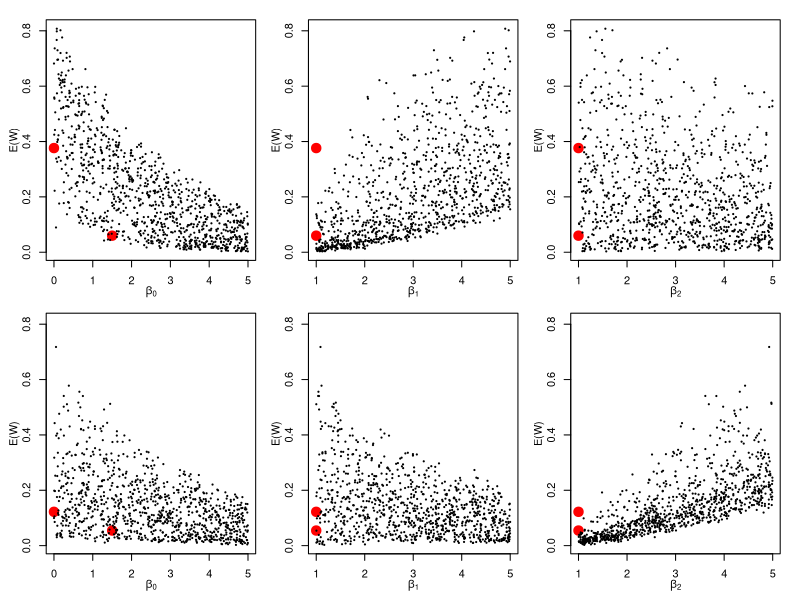
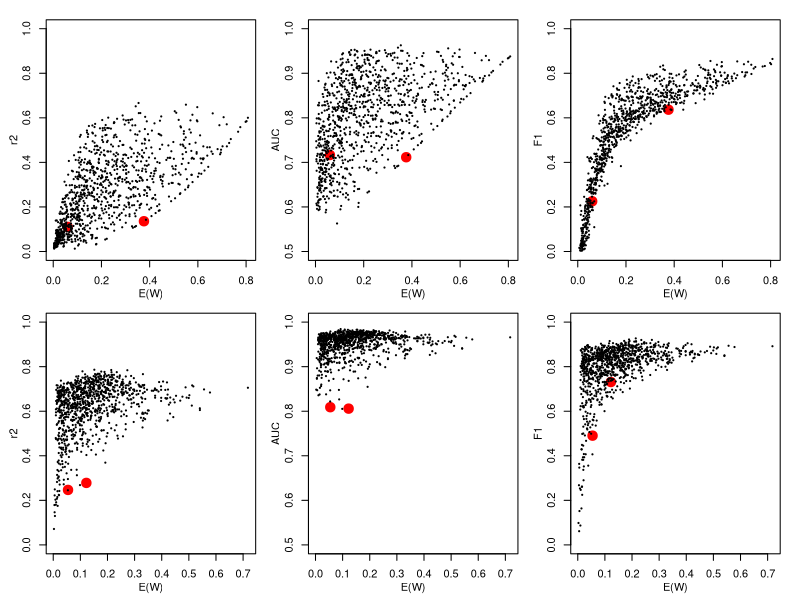
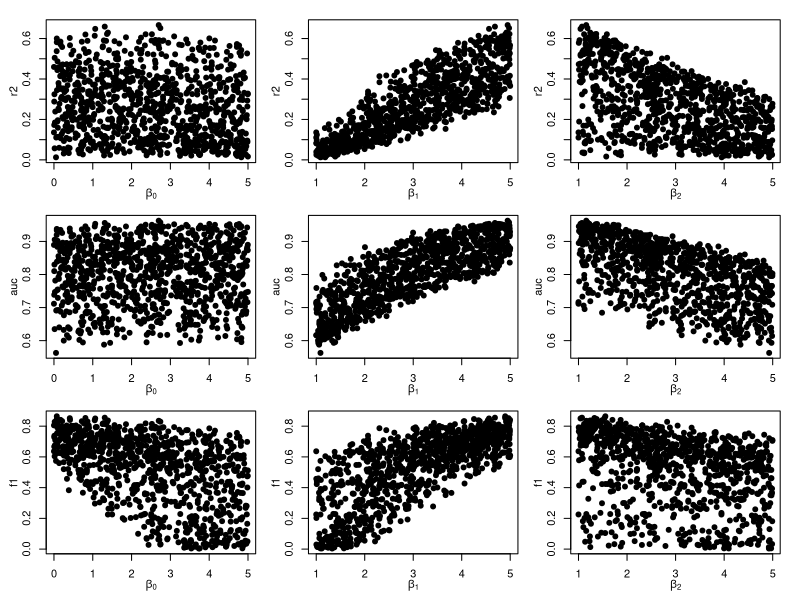

These charts were generated, in order, by the following R code:
simdata<-function(N,b0,b1,b2) {
    gen.data<-function(x,z,b0=0,b1=.5,b2=1) {
        k<-exp(b0+b1*x+b2*z)
        #k<-exp(.3+.5*x+.2*z)
        p<-k/(1+k)
        y<-rbinom(length(x),1,p)
        y
    }
    ##
    x<-rnorm(N)
    z<-rnorm(N)
    train<-data.frame(x=x,y=gen.data(x,b0=b0,b1=b1,b2=b2,z=z),z=z)
    x<-rnorm(N)
    z<-rnorm(N)
    test<-data.frame(x=x,y=gen.data(x,b0=b0,b1=b1,b2=b2,z=z),z=z)
    list(train=train,test=test)
}

set.seed(10101010)
b0L<-c(0,1.5,runif(1000,min=0,max=5))
b1L<-c(1,1,runif(1000,min=1,max=5))
b2L<-c(1,1,runif(1000,min=1,max=5))
dat<-list()
for (i in 1:length(b0L)) simdata(N=2000,b0=b0L[i],b1=b1L[i],b2=b2L[i])->dat[[i]]

simfun<-function(df.tr,df.test,fm1,fm2) {
    ll<-function(x,p) {
        z<-log(p)*x+log(1-p)*(1-x)
        z<-sum(z)/length(z)
        exp(z)
    }    
    f<-function(p,a) abs(p*log(p)+(1-p)*log(1-p)-log(a))
    ##
    m0<-glm(fm1,df.tr,family="binomial") #baseline
    m1<-glm(fm2,df.tr,family="binomial")
    prev<-mean(df.tr$y)
    #get predictions in new data
    y<-df.test$y
    p0<-predict(m0,type="response",data.frame(x=df.test$x,z=df.test$z))
    p1<-predict(m1,type="response",data.frame(x=df.test$x,z=df.test$z))
    a0<-ll(x=y,p=p0)
    a1<-ll(x=y,p=p1)
    print(c(a0,a1))
    coin0<-nlminb(.5,f,lower=0.001,upper=.999,a=a0)$par
    coin1<-nlminb(.5,f,lower=0.001,upper=.999,a=a1)$par
    ##the single-blind bet
    ew<-(coin1-coin0)/coin0
    ##r2
    r2<-1-sum((y-p1)^2)/sum((y-mean(df.tr$y))^2)
    r2.0<-1-sum((y-p0)^2)/sum((y-mean(df.tr$y))^2)
    r2.del<-(r2-r2.0)/r2.0
    ##auc
    library(pROC)
    #ro<-roc(y,p1)
    au<-pROC::auc(response=y,predictor=p1)
    ro0<-roc(y,p0)
    au.del<-(au-auc(ro0))/auc(ro0)
    ##f1
    library(MLmetrics)
    pred<-ifelse(p1>.5,1,0)
    if (length(unique(pred))==1) f1<-NA else f1<-F1_Score(y_pred=pred, y_true=y)
    ##
    tr<-list(prev=prev,ew=ew,
             #ew2=ew2,
             r2=r2,
             r2.del=r2.del,
             auc=au,
             auc.del=au.del,
             f1=f1
             )
    unlist(tr)
}

results.noz<-results.wz<-list()
for (i in 1:length(dat)) {
    r1<-simfun(df.tr=dat[[i]]$train,df.test=dat[[i]]$test,fm1="y~1",fm2="y~x")
    r2<-simfun(df.tr=dat[[i]]$train,df.test=dat[[i]]$test,fm1="y~x",fm2="y~x+z")
    results.noz[[i]]<-c(b0=b0L[i],b1=b1L[i],b2=b2L[i],r1)
    results.wz[[i]]<-c(b0=b0L[i],b1=b1L[i],b2=b2L[i],r2)
}

mat.noz<-data.frame(do.call("rbind",results.noz))
mat.wz<-data.frame(do.call("rbind",results.wz))

save.image(file="simresults.Rdata")


##
rows<-c(1,2)
col<-ifelse (1:nrow(mat.noz) %in% rows,'red','black')
cex<-ifelse(col=='black',.25,1.9)

t1<-mat.noz[rows,]
t2<-mat.wz[rows,]
tab<-rbind(t1[1,],t2[1,],t1[2,],t2[2,])
index<-grepl(".del",colnames(tab),fixed=TRUE)
library(xtable)
xtable(tab[,!index])

    
ran<-range(c(mat.noz$ew,mat.wz$ew))
par(mfrow=c(2,3),mgp=c(2,1,0),mar=c(3,3,1,1),oma=rep(.5,4))
plot(mat.noz$b0,mat.noz$ew,pch=19,xlab=expression(beta[0]),ylab="E(W)",ylim=ran,cex=cex,col=col)
plot(mat.noz$b1,mat.noz$ew,pch=19,xlab=expression(beta[1]),ylab="E(W)",ylim=ran,cex=cex,col=col)
plot(mat.noz$b2,mat.noz$ew,pch=19,xlab=expression(beta[2]),ylab="E(W)",ylim=ran,cex=cex,col=col)
plot(mat.wz$b0,mat.wz$ew,pch=19,xlab=expression(beta[0]),ylab="E(W)",ylim=ran,cex=cex,col=col)
plot(mat.wz$b1,mat.wz$ew,pch=19,xlab=expression(beta[1]),ylab="E(W)",ylim=ran,cex=cex,col=col)
plot(mat.wz$b2,mat.wz$ew,pch=19,xlab=expression(beta[2]),ylab="E(W)",ylim=ran,cex=cex,col=col)

par(mfrow=c(2,3),mgp=c(2,1,0),mar=c(3,3,1,1),oma=rep(.5,4))
plot(mat.noz$ew,mat.noz$r2,pch=19,xlab="E(W)",ylab="r2",ylim=c(0,1),cex=cex,col=col)
plot(mat.noz$ew,mat.noz$auc,pch=19,xlab="E(W)",ylab="AUC",ylim=c(.5,1),cex=cex,col=col)
plot(mat.noz$ew,mat.noz$f1,pch=19,xlab="E(W)",ylab="F1",ylim=c(0,1),cex=cex,col=col)
plot(mat.wz$ew,mat.wz$r2,pch=19,xlab="E(W)",ylab="r2",ylim=c(0,1),cex=cex,col=col)
plot(mat.wz$ew,mat.wz$auc,pch=19,xlab="E(W)",ylab="AUC",ylim=c(.5,1),cex=cex,col=col)
plot(mat.wz$ew,mat.wz$f1,pch=19,xlab="E(W)",ylab="F1",ylim=c(0,1),cex=cex,col=col)

par(mfrow=c(3,3),mgp=c(2,1,0),mar=c(3,3,1,1),oma=rep(.5,4))
for (nm in c("r2","auc","f1")) {
    plot(mat.noz$b0,mat.noz[[nm]],pch=19,xlab=expression(beta[0]),ylab=nm)
    plot(mat.noz$b1,mat.noz[[nm]],pch=19,xlab=expression(beta[1]),ylab=nm)
    plot(mat.noz$b2,mat.noz[[nm]],pch=19,xlab=expression(beta[2]),ylab=nm)
}
